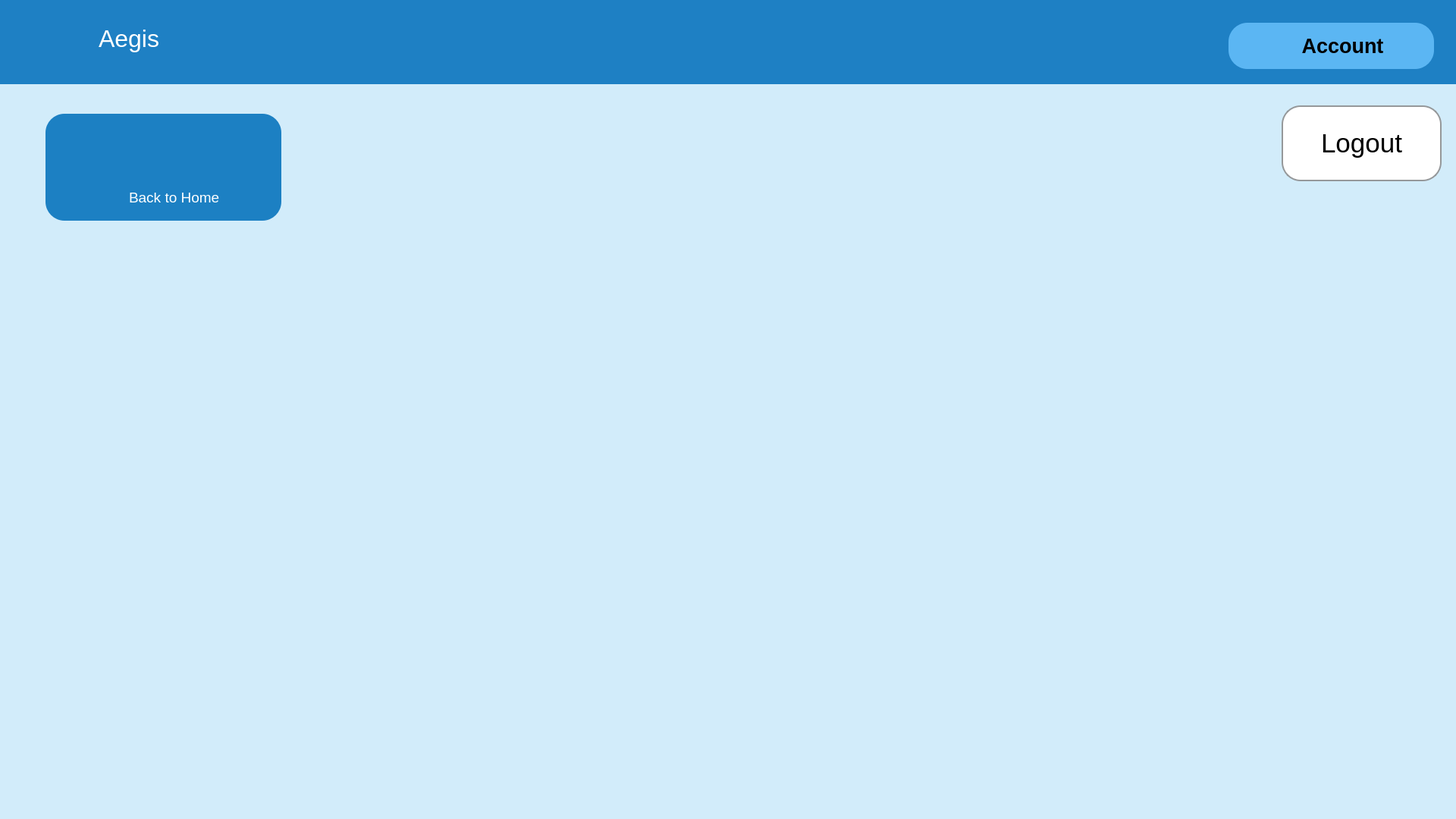
<?xml version="1.0" encoding="UTF-8"?>
<ui version="4.0">
 <class>RoutineSelectWindow</class>
 <widget class="QMainWindow" name="RoutineSelectWindow">
  <property name="geometry">
   <rect>
    <x>0</x>
    <y>0</y>
    <width>1920</width>
    <height>1080</height>
   </rect>
  </property>
  <property name="font">
   <font>
    <weight>75</weight>
    <bold>true</bold>
   </font>
  </property>
  <property name="contextMenuPolicy">
   <enum>Qt::NoContextMenu</enum>
  </property>
  <property name="windowTitle">
   <string>RoutineSelectWindow</string>
  </property>
  <property name="layoutDirection">
   <enum>Qt::LeftToRight</enum>
  </property>
  <property name="autoFillBackground">
   <bool>false</bool>
  </property>
  <property name="styleSheet">
   <string notr="true">background-color: #D2ECFA;border: none</string>
  </property>
  <property name="toolButtonStyle">
   <enum>Qt::ToolButtonTextUnderIcon</enum>
  </property>
  <widget class="QWidget" name="centralWidget">
   <widget class="QFrame" name="frame_2">
    <property name="geometry">
     <rect>
      <x>0</x>
      <y>0</y>
      <width>1921</width>
      <height>111</height>
     </rect>
    </property>
    <property name="styleSheet">
     <string notr="true">background-color: #1E80C4</string>
    </property>
    <property name="frameShape">
     <enum>QFrame::StyledPanel</enum>
    </property>
    <property name="frameShadow">
     <enum>QFrame::Raised</enum>
    </property>
    <widget class="QLabel" name="Aegis">
     <property name="geometry">
      <rect>
       <x>130</x>
       <y>20</y>
       <width>151</width>
       <height>61</height>
      </rect>
     </property>
     <property name="font">
      <font>
       <pointsize>24</pointsize>
      </font>
     </property>
     <property name="focusPolicy">
      <enum>Qt::NoFocus</enum>
     </property>
     <property name="styleSheet">
      <string notr="true">color: #ffffff</string>
     </property>
     <property name="text">
      <string>Aegis</string>
     </property>
    </widget>
    <widget class="QLabel" name="ExercisePageLabel_Icon">
     <property name="geometry">
      <rect>
       <x>1650</x>
       <y>40</y>
       <width>31</width>
       <height>41</height>
      </rect>
     </property>
     <property name="styleSheet">
      <string notr="true">background:transparent</string>
     </property>
     <property name="text">
      <string/>
     </property>
     <property name="pixmap">
      <pixmap>noun_Warmup.png</pixmap>
     </property>
     <property name="scaledContents">
      <bool>true</bool>
     </property>
    </widget>
    <widget class="QLabel" name="ExercisePageLabel_BG">
     <property name="geometry">
      <rect>
       <x>1620</x>
       <y>30</y>
       <width>271</width>
       <height>61</height>
      </rect>
     </property>
     <property name="sizePolicy">
      <sizepolicy hsizetype="Minimum" vsizetype="Fixed">
       <horstretch>0</horstretch>
       <verstretch>0</verstretch>
      </sizepolicy>
     </property>
     <property name="palette">
      <palette>
       <active>
        <colorrole role="Button">
         <brush brushstyle="SolidPattern">
          <color alpha="255">
           <red>91</red>
           <green>182</green>
           <blue>243</blue>
          </color>
         </brush>
        </colorrole>
        <colorrole role="Base">
         <brush brushstyle="SolidPattern">
          <color alpha="255">
           <red>91</red>
           <green>182</green>
           <blue>243</blue>
          </color>
         </brush>
        </colorrole>
        <colorrole role="Window">
         <brush brushstyle="SolidPattern">
          <color alpha="255">
           <red>91</red>
           <green>182</green>
           <blue>243</blue>
          </color>
         </brush>
        </colorrole>
       </active>
       <inactive>
        <colorrole role="Button">
         <brush brushstyle="SolidPattern">
          <color alpha="255">
           <red>91</red>
           <green>182</green>
           <blue>243</blue>
          </color>
         </brush>
        </colorrole>
        <colorrole role="Base">
         <brush brushstyle="SolidPattern">
          <color alpha="255">
           <red>91</red>
           <green>182</green>
           <blue>243</blue>
          </color>
         </brush>
        </colorrole>
        <colorrole role="Window">
         <brush brushstyle="SolidPattern">
          <color alpha="255">
           <red>91</red>
           <green>182</green>
           <blue>243</blue>
          </color>
         </brush>
        </colorrole>
       </inactive>
       <disabled>
        <colorrole role="Button">
         <brush brushstyle="SolidPattern">
          <color alpha="255">
           <red>91</red>
           <green>182</green>
           <blue>243</blue>
          </color>
         </brush>
        </colorrole>
        <colorrole role="Base">
         <brush brushstyle="SolidPattern">
          <color alpha="255">
           <red>91</red>
           <green>182</green>
           <blue>243</blue>
          </color>
         </brush>
        </colorrole>
        <colorrole role="Window">
         <brush brushstyle="SolidPattern">
          <color alpha="255">
           <red>91</red>
           <green>182</green>
           <blue>243</blue>
          </color>
         </brush>
        </colorrole>
       </disabled>
      </palette>
     </property>
     <property name="font">
      <font>
       <pointsize>20</pointsize>
      </font>
     </property>
     <property name="layoutDirection">
      <enum>Qt::LeftToRight</enum>
     </property>
     <property name="autoFillBackground">
      <bool>false</bool>
     </property>
     <property name="styleSheet">
      <string notr="true">background-color: #5BB6F3; border-radius: 25px;</string>
     </property>
     <property name="text">
      <string/>
     </property>
     <property name="alignment">
      <set>Qt::AlignCenter</set>
     </property>
    </widget>
    <widget class="QLabel" name="ExercisePageLabel_Words">
     <property name="geometry">
      <rect>
       <x>1650</x>
       <y>40</y>
       <width>241</width>
       <height>40</height>
      </rect>
     </property>
     <property name="sizePolicy">
      <sizepolicy hsizetype="Minimum" vsizetype="Fixed">
       <horstretch>0</horstretch>
       <verstretch>0</verstretch>
      </sizepolicy>
     </property>
     <property name="palette">
      <palette>
       <active>
        <colorrole role="Button">
         <brush brushstyle="SolidPattern">
          <color alpha="0">
           <red>0</red>
           <green>0</green>
           <blue>0</blue>
          </color>
         </brush>
        </colorrole>
        <colorrole role="Base">
         <brush brushstyle="SolidPattern">
          <color alpha="0">
           <red>0</red>
           <green>0</green>
           <blue>0</blue>
          </color>
         </brush>
        </colorrole>
        <colorrole role="Window">
         <brush brushstyle="SolidPattern">
          <color alpha="0">
           <red>0</red>
           <green>0</green>
           <blue>0</blue>
          </color>
         </brush>
        </colorrole>
       </active>
       <inactive>
        <colorrole role="Button">
         <brush brushstyle="SolidPattern">
          <color alpha="0">
           <red>0</red>
           <green>0</green>
           <blue>0</blue>
          </color>
         </brush>
        </colorrole>
        <colorrole role="Base">
         <brush brushstyle="SolidPattern">
          <color alpha="0">
           <red>0</red>
           <green>0</green>
           <blue>0</blue>
          </color>
         </brush>
        </colorrole>
        <colorrole role="Window">
         <brush brushstyle="SolidPattern">
          <color alpha="0">
           <red>0</red>
           <green>0</green>
           <blue>0</blue>
          </color>
         </brush>
        </colorrole>
       </inactive>
       <disabled>
        <colorrole role="Button">
         <brush brushstyle="SolidPattern">
          <color alpha="0">
           <red>0</red>
           <green>0</green>
           <blue>0</blue>
          </color>
         </brush>
        </colorrole>
        <colorrole role="Base">
         <brush brushstyle="SolidPattern">
          <color alpha="0">
           <red>0</red>
           <green>0</green>
           <blue>0</blue>
          </color>
         </brush>
        </colorrole>
        <colorrole role="Window">
         <brush brushstyle="SolidPattern">
          <color alpha="0">
           <red>0</red>
           <green>0</green>
           <blue>0</blue>
          </color>
         </brush>
        </colorrole>
       </disabled>
      </palette>
     </property>
     <property name="font">
      <font>
       <pointsize>20</pointsize>
       <weight>75</weight>
       <bold>true</bold>
      </font>
     </property>
     <property name="layoutDirection">
      <enum>Qt::LeftToRight</enum>
     </property>
     <property name="autoFillBackground">
      <bool>false</bool>
     </property>
     <property name="styleSheet">
      <string notr="true">background:transparent</string>
     </property>
     <property name="text">
      <string>Account</string>
     </property>
     <property name="alignment">
      <set>Qt::AlignCenter</set>
     </property>
    </widget>
    <widget class="QLabel" name="label">
     <property name="geometry">
      <rect>
       <x>40</x>
       <y>10</y>
       <width>71</width>
       <height>81</height>
      </rect>
     </property>
     <property name="text">
      <string/>
     </property>
     <property name="pixmap">
      <pixmap>project_aegis_launcher.png</pixmap>
     </property>
     <property name="scaledContents">
      <bool>true</bool>
     </property>
    </widget>
    <zorder>ExercisePageLabel_BG</zorder>
    <zorder>Aegis</zorder>
    <zorder>ExercisePageLabel_Icon</zorder>
    <zorder>ExercisePageLabel_Words</zorder>
    <zorder>label</zorder>
   </widget>
   <widget class="QLabel" name="BackButton_Icon">
    <property name="geometry">
     <rect>
      <x>170</x>
      <y>160</y>
      <width>81</width>
      <height>81</height>
     </rect>
    </property>
    <property name="layoutDirection">
     <enum>Qt::LeftToRight</enum>
    </property>
    <property name="styleSheet">
     <string notr="true">background: transparent</string>
    </property>
    <property name="text">
     <string/>
    </property>
    <property name="pixmap">
     <pixmap>Home - Copy.png</pixmap>
    </property>
    <property name="scaledContents">
     <bool>true</bool>
    </property>
   </widget>
   <widget class="QPushButton" name="BackButton_Button">
    <property name="geometry">
     <rect>
      <x>60</x>
      <y>150</y>
      <width>311</width>
      <height>141</height>
     </rect>
    </property>
    <property name="styleSheet">
     <string notr="true">background: #1C80C3; border-radius:25px;</string>
    </property>
    <property name="text">
     <string/>
    </property>
   </widget>
   <widget class="QLabel" name="label_2">
    <property name="geometry">
     <rect>
      <x>170</x>
      <y>250</y>
      <width>191</width>
      <height>20</height>
     </rect>
    </property>
    <property name="font">
     <font>
      <pointsize>14</pointsize>
     </font>
    </property>
    <property name="styleSheet">
     <string notr="true">background: transparent;color:white</string>
    </property>
    <property name="text">
     <string>Back to Home</string>
    </property>
   </widget>
   <widget class="QLabel" name="BackButton_Icon_2">
    <property name="geometry">
     <rect>
      <x>100</x>
      <y>240</y>
      <width>51</width>
      <height>41</height>
     </rect>
    </property>
    <property name="layoutDirection">
     <enum>Qt::LeftToRight</enum>
    </property>
    <property name="styleSheet">
     <string notr="true">background: transparent</string>
    </property>
    <property name="text">
     <string/>
    </property>
    <property name="pixmap">
     <pixmap>back white.png</pixmap>
    </property>
    <property name="scaledContents">
     <bool>true</bool>
    </property>
   </widget>
   <widget class="QLabel" name="PAge">
    <property name="geometry">
     <rect>
      <x>-20</x>
      <y>110</y>
      <width>1951</width>
      <height>961</height>
     </rect>
    </property>
    <property name="text">
     <string/>
    </property>
    <property name="pixmap">
     <pixmap>Accounts.PNG</pixmap>
    </property>
    <property name="scaledContents">
     <bool>true</bool>
    </property>
   </widget>
   <widget class="QLabel" name="label_3">
    <property name="geometry">
     <rect>
      <x>20</x>
      <y>130</y>
      <width>481</width>
      <height>221</height>
     </rect>
    </property>
    <property name="text">
     <string/>
    </property>
   </widget>
   <widget class="QPushButton" name="pushButton">
    <property name="geometry">
     <rect>
      <x>1690</x>
      <y>139</y>
      <width>211</width>
      <height>100</height>
     </rect>
    </property>
    <property name="font">
     <font>
      <pointsize>26</pointsize>
     </font>
    </property>
    <property name="styleSheet">
     <string notr="true">background:#fff; border-radius:25px; border-color:#95989A; border-style: solid; border-width:2px;</string>
    </property>
    <property name="text">
     <string>Logout</string>
    </property>
   </widget>
   <zorder>PAge</zorder>
   <zorder>label_3</zorder>
   <zorder>BackButton_Button</zorder>
   <zorder>frame_2</zorder>
   <zorder>BackButton_Icon</zorder>
   <zorder>label_2</zorder>
   <zorder>BackButton_Icon_2</zorder>
   <zorder>pushButton</zorder>
  </widget>
 </widget>
 <layoutdefault spacing="6" margin="11"/>
 <resources/>
 <connections/>
</ui>
